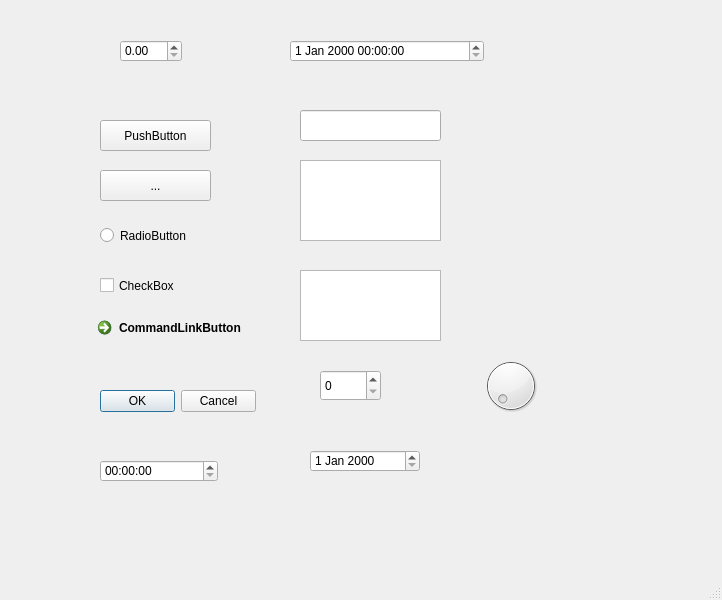
<?xml version="1.0" encoding="UTF-8"?>
<ui version="4.0">
 <class>MainWindow</class>
 <widget class="QMainWindow" name="MainWindow">
  <property name="geometry">
   <rect>
    <x>0</x>
    <y>0</y>
    <width>722</width>
    <height>600</height>
   </rect>
  </property>
  <property name="windowTitle">
   <string>MainWindow</string>
  </property>
  <widget class="QWidget" name="centralwidget">
   <widget class="QPushButton" name="pushButton">
    <property name="geometry">
     <rect>
      <x>100</x>
      <y>120</y>
      <width>111</width>
      <height>31</height>
     </rect>
    </property>
    <property name="text">
     <string>PushButton</string>
    </property>
   </widget>
   <widget class="QToolButton" name="toolButton">
    <property name="geometry">
     <rect>
      <x>100</x>
      <y>170</y>
      <width>111</width>
      <height>31</height>
     </rect>
    </property>
    <property name="text">
     <string>...</string>
    </property>
   </widget>
   <widget class="QRadioButton" name="radioButton">
    <property name="geometry">
     <rect>
      <x>100</x>
      <y>220</y>
      <width>111</width>
      <height>31</height>
     </rect>
    </property>
    <property name="text">
     <string>RadioButton</string>
    </property>
   </widget>
   <widget class="QCheckBox" name="checkBox">
    <property name="geometry">
     <rect>
      <x>100</x>
      <y>270</y>
      <width>101</width>
      <height>31</height>
     </rect>
    </property>
    <property name="text">
     <string>CheckBox</string>
    </property>
   </widget>
   <widget class="QCommandLinkButton" name="commandLinkButton">
    <property name="geometry">
     <rect>
      <x>90</x>
      <y>310</y>
      <width>186</width>
      <height>41</height>
     </rect>
    </property>
    <property name="text">
     <string>CommandLinkButton</string>
    </property>
   </widget>
   <widget class="QDialogButtonBox" name="buttonBox">
    <property name="geometry">
     <rect>
      <x>100</x>
      <y>390</y>
      <width>156</width>
      <height>23</height>
     </rect>
    </property>
    <property name="standardButtons">
     <set>QDialogButtonBox::Cancel|QDialogButtonBox::Ok</set>
    </property>
   </widget>
   <widget class="QLineEdit" name="lineEdit">
    <property name="geometry">
     <rect>
      <x>300</x>
      <y>110</y>
      <width>141</width>
      <height>31</height>
     </rect>
    </property>
    <property name="text">
     <string/>
    </property>
   </widget>
   <widget class="QTextEdit" name="textEdit">
    <property name="geometry">
     <rect>
      <x>300</x>
      <y>160</y>
      <width>141</width>
      <height>81</height>
     </rect>
    </property>
    <property name="html">
     <string>&lt;!DOCTYPE HTML PUBLIC &quot;-//W3C//DTD HTML 4.0//EN&quot; &quot;http://www.w3.org/TR/REC-html40/strict.dtd&quot;&gt;
&lt;html&gt;&lt;head&gt;&lt;meta name=&quot;qrichtext&quot; content=&quot;1&quot; /&gt;&lt;style type=&quot;text/css&quot;&gt;
p, li { white-space: pre-wrap; }
&lt;/style&gt;&lt;/head&gt;&lt;body style=&quot; font-family:'SimSun'; font-size:9pt; font-weight:400; font-style:normal;&quot;&gt;
&lt;p style=&quot;-qt-paragraph-type:empty; margin-top:0px; margin-bottom:0px; margin-left:0px; margin-right:0px; -qt-block-indent:0; text-indent:0px;&quot;&gt;&lt;br /&gt;&lt;/p&gt;&lt;/body&gt;&lt;/html&gt;</string>
    </property>
   </widget>
   <widget class="QPlainTextEdit" name="plainTextEdit">
    <property name="geometry">
     <rect>
      <x>300</x>
      <y>270</y>
      <width>141</width>
      <height>71</height>
     </rect>
    </property>
    <property name="plainText">
     <string/>
    </property>
   </widget>
   <widget class="QSpinBox" name="spinBox">
    <property name="geometry">
     <rect>
      <x>320</x>
      <y>370</y>
      <width>61</width>
      <height>31</height>
     </rect>
    </property>
   </widget>
   <widget class="QDateEdit" name="dateEdit">
    <property name="geometry">
     <rect>
      <x>310</x>
      <y>450</y>
      <width>110</width>
      <height>22</height>
     </rect>
    </property>
   </widget>
   <widget class="QTimeEdit" name="timeEdit">
    <property name="geometry">
     <rect>
      <x>100</x>
      <y>460</y>
      <width>118</width>
      <height>22</height>
     </rect>
    </property>
   </widget>
   <widget class="QDateTimeEdit" name="dateTimeEdit">
    <property name="geometry">
     <rect>
      <x>290</x>
      <y>40</y>
      <width>194</width>
      <height>22</height>
     </rect>
    </property>
   </widget>
   <widget class="QDoubleSpinBox" name="doubleSpinBox">
    <property name="geometry">
     <rect>
      <x>120</x>
      <y>40</y>
      <width>62</width>
      <height>22</height>
     </rect>
    </property>
   </widget>
   <widget class="QDial" name="dial">
    <property name="geometry">
     <rect>
      <x>480</x>
      <y>350</y>
      <width>61</width>
      <height>71</height>
     </rect>
    </property>
   </widget>
  </widget>
  <widget class="QMenuBar" name="menubar">
   <property name="geometry">
    <rect>
     <x>0</x>
     <y>0</y>
     <width>722</width>
     <height>22</height>
    </rect>
   </property>
  </widget>
  <widget class="QStatusBar" name="statusbar"/>
 </widget>
 <resources/>
 <connections/>
</ui>
